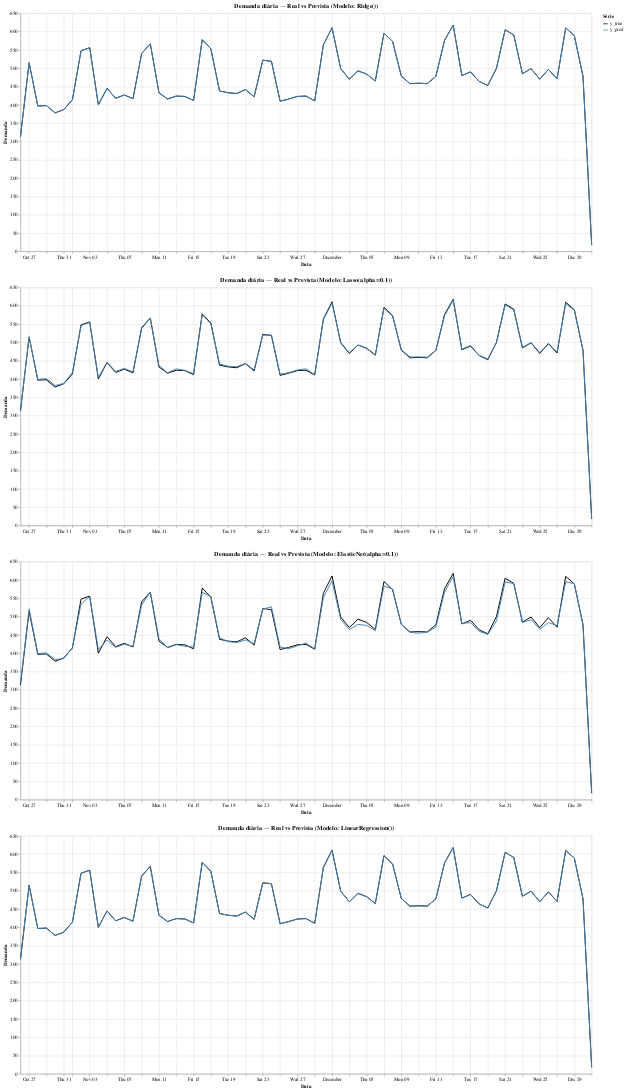

Notebook code cell kept with this figure:
### Code cell
charts = []

for m in modelos:
    df_m = daily_error[daily_error["model"] == m].reset_index()

    # # Converte para formato long (necessário para múltiplas linhas no Altair)
    df_long = df_m.melt(id_vars=["date"], value_vars=["y_true", "y_pred"],
                           var_name="tipo", value_name="valor")
    df_long['date'] = pd.to_datetime(df_long['date'])

    chart = (
        alt.Chart(df_long)
        .mark_line()
        .encode(
            x=alt.X("date:T", title="Data"),
            y=alt.Y("valor:Q", title="Demanda"),
            color=alt.Color("tipo:N", title="Série", scale=alt.Scale(
                domain=["y_true", "y_pred"],
                range=["black", "steelblue"]
            )),
            tooltip=["date:T", "tipo:N", "valor:Q"]
        )
        .properties(
            width=1200,
            height=500,
            title=f"Demanda diária — Real vs Prevista (Modelo: {m})"
        )
    )

    charts.append(chart)

alt.vconcat(*charts)


# df_long

### Figure 1 — Vega-Lite specification as saved in the notebook (floating-point values rounded to 4 significant figures; data arrays with more than 128 entries replaced by an {"elided": "..."} marker saying what was removed)
{"config": {"view": {"continuousWidth": 300, "continuousHeight": 300}}, "vconcat": [{"data": {"name": "data-889cac7b35145fb5dbe473d5a8356867"}, "mark": {"type": "line"}, "encoding": {"color": {"field": "tipo", "scale": {"domain": ["y_true", "y_pred"], "range": ["black", "steelblue"]}, "title": "Série", "type": "nominal"}, "tooltip": [{"field": "date", "type": "temporal"}, {"field": "tipo", "type": "nominal"}, {"field": "valor", "type": "quantitative"}], "x": {"field": "date", "title": "Data", "type": "temporal"}, "y": {"field": "valor", "title": "Demanda", "type": "quantitative"}}, "height": 500, "title": "Demanda diária — Real vs Prevista (Modelo: Ridge())", "width": 1200}, {"data": {"name": "data-ec821830194c800cb1ba01b96fc65811"}, "mark": {"type": "line"}, "encoding": {"color": {"field": "tipo", "scale": {"domain": ["y_true", "y_pred"], "range": ["black", "steelblue"]}, "title": "Série", "type": "nominal"}, "tooltip": [{"field": "date", "type": "temporal"}, {"field": "tipo", "type": "nominal"}, {"field": "valor", "type": "quantitative"}], "x": {"field": "date", "title": "Data", "type": "temporal"}, "y": {"field": "valor", "title": "Demanda", "type": "quantitative"}}, "height": 500, "title": "Demanda diária — Real vs Prevista (Modelo: Lasso(alpha=0.1))", "width": 1200}, {"data": {"name": "data-82b55f6979be5b80e0750555bb32c681"}, "mark": {"type": "line"}, "encoding": {"color": {"field": "tipo", "scale": {"domain": ["y_true", "y_pred"], "range": ["black", "steelblue"]}, "title": "Série", "type": "nominal"}, "tooltip": [{"field": "date", "type": "temporal"}, {"field": "tipo", "type": "nominal"}, {"field": "valor", "type": "quantitative"}], "x": {"field": "date", "title": "Data", "type": "temporal"}, "y": {"field": "valor", "title": "Demanda", "type": "quantitative"}}, "height": 500, "title": "Demanda diária — Real vs Prevista (Modelo: ElasticNet(alpha=0.1))", "width": 1200}, {"data": {"name": "data-b24c15ba4e72d7a44ed9739f28ce14e3"}, "mark": {"type": "line"}, "encoding": {"color": {"field": "tipo", "scale": {"domain": ["y_true", "y_pred"], "range": ["black", "steelblue"]}, "title": "Série", "type": "nominal"}, "tooltip": [{"field": "date", "type": "temporal"}, {"field": "tipo", "type": "nominal"}, {"field": "valor", "type": "quantitative"}], "x": {"field": "date", "title": "Data", "type": "temporal"}, "y": {"field": "valor", "title": "Demanda", "type": "quantitative"}}, "height": 500, "title": "Demanda diária — Real vs Prevista (Modelo: LinearRegression())", "width": 1200}], "$schema": "https://vega.github.io/schema/vega-lite/v6.1.0.json", "datasets": {"data-889cac7b35145fb5dbe473d5a8356867": {"elided": "134 records"}, "data-ec821830194c800cb1ba01b96fc65811": {"elided": "134 records"}, "data-82b55f6979be5b80e0750555bb32c681": {"elided": "134 records"}, "data-b24c15ba4e72d7a44ed9739f28ce14e3": {"elided": "134 records"}}}
